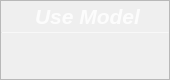
                    <widget class="QFrame" name="Model_QF">
                     <property name="minimumSize">
                      <size>
                       <width>170</width>
                       <height>80</height>
                      </size>
                     </property>
                     <property name="maximumSize">
                      <size>
                       <width>170</width>
                       <height>80</height>
                      </size>
                     </property>
                     <property name="toolTipDuration">
                      <number>0</number>
                     </property>
                     <property name="styleSheet">
                      <string notr="true">QFrame#Model_QF{
color: rgb(255, 255, 255);
border-radius: 15px;
background-color: qradialgradient(cx:0, cy:0, radius:1, fx:0.1, fy:0.1, stop:0 rgb(66, 150, 192),  stop:1 rgb(62, 100, 193));
border: 1px outset rgb(72, 158, 204)
}
</string>
                     </property>
                     <property name="frameShape">
                      <enum>QFrame::StyledPanel</enum>
                     </property>
                     <property name="frameShadow">
                      <enum>QFrame::Raised</enum>
                     </property>
                     <layout class="QVBoxLayout" name="verticalLayout_13" stretch="0,2,1">
                      <property name="spacing">
                       <number>0</number>
                      </property>
                      <property name="leftMargin">
                       <number>0</number>
                      </property>
                      <property name="topMargin">
                       <number>0</number>
                      </property>
                      <property name="rightMargin">
                       <number>0</number>
                      </property>
                      <property name="bottomMargin">
                       <number>0</number>
                      </property>
                      <item>
                       <widget class="QFrame" name="Model_top">
                        <property name="styleSheet">
                         <string notr="true">border:none</string>
                        </property>
                        <property name="frameShape">
                         <enum>QFrame::StyledPanel</enum>
                        </property>
                        <property name="frameShadow">
                         <enum>QFrame::Raised</enum>
                        </property>
                        <layout class="QHBoxLayout" name="horizontalLayout_9">
                         <property name="spacing">
                          <number>0</number>
                         </property>
                         <property name="leftMargin">
                          <number>0</number>
                         </property>
                         <property name="topMargin">
                          <number>3</number>
                         </property>
                         <property name="rightMargin">
                          <number>7</number>
                         </property>
                         <property name="bottomMargin">
                          <number>3</number>
                         </property>
                         <item>
                          <widget class="QLabel" name="label_8">
                           <property name="maximumSize">
                            <size>
                             <width>16777215</width>
                             <height>30</height>
                            </size>
                           </property>
                           <property name="font">
                            <font>
                             <family>Segoe UI</family>
                             <pointsize>16</pointsize>
                             <italic>true</italic>
                             <bold>true</bold>
                            </font>
                           </property>
                           <property name="styleSheet">
                            <string notr="true">color: rgba(255, 255, 255,210);
padding-left:12px;
font: 700 italic 16pt &quot;Segoe UI&quot;;</string>
                           </property>
                           <property name="midLineWidth">
                            <number>-1</number>
                           </property>
                           <property name="text">
                            <string>Use Model</string>
                           </property>
                           <property name="alignment">
                            <set>Qt::AlignCenter</set>
                           </property>
                           <property name="wordWrap">
                            <bool>false</bool>
                           </property>
                           <property name="indent">
                            <number>0</number>
                           </property>
                          </widget>
                         </item>
                        </layout>
                       </widget>
                      </item>
                      <item>
                       <widget class="Line" name="line_5">
                        <property name="maximumSize">
                         <size>
                          <width>16777215</width>
                          <height>1</height>
                         </size>
                        </property>
                        <property name="styleSheet">
                         <string notr="true">background-color: rgba(255, 255, 255, 89);</string>
                        </property>
                        <property name="orientation">
                         <enum>Qt::Horizontal</enum>
                        </property>
                       </widget>
                      </item>
                      <item>
                       <widget class="QFrame" name="Model_bottom">
                        <property name="styleSheet">
                         <string notr="true">border:none</string>
                        </property>
                        <property name="frameShape">
                         <enum>QFrame::StyledPanel</enum>
                        </property>
                        <property name="frameShadow">
                         <enum>QFrame::Raised</enum>
                        </property>
                        <layout class="QVBoxLayout" name="verticalLayout_14">
                         <property name="spacing">
                          <number>0</number>
                         </property>
                         <property name="leftMargin">
                          <number>0</number>
                         </property>
                         <property name="topMargin">
                          <number>6</number>
                         </property>
                         <property name="rightMargin">
                          <number>0</number>
                         </property>
                         <property name="bottomMargin">
                          <number>6</number>
                         </property>
                         <item alignment="Qt::AlignTop">
                          <widget class="QLabel" name="Model_name">
                           <property name="minimumSize">
                            <size>
                             <width>0</width>
                             <height>30</height>
                            </size>
                           </property>
                           <property name="maximumSize">
                            <size>
                             <width>16777215</width>
                             <height>30</height>
                            </size>
                           </property>
                           <property name="font">
                            <font>
                             <family>Microsoft YaHei UI</family>
                             <pointsize>15</pointsize>
                             <italic>false</italic>
                             <bold>false</bold>
                             <underline>false</underline>
                            </font>
                           </property>
                           <property name="styleSheet">
                            <string notr="true">color: rgb(255, 255, 255);
font: 15pt &quot;Microsoft YaHei UI&quot;;
</string>
                           </property>
                           <property name="text">
                            <string/>
                           </property>
                           <property name="alignment">
                            <set>Qt::AlignCenter</set>
                           </property>
                          </widget>
                         </item>
                        </layout>
                       </widget>
                      </item>
                     </layout>
                    </widget>
